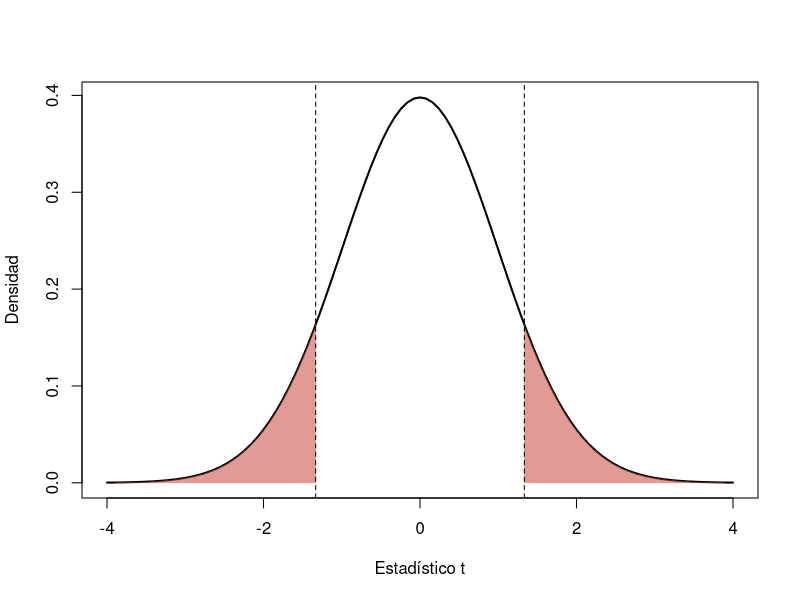
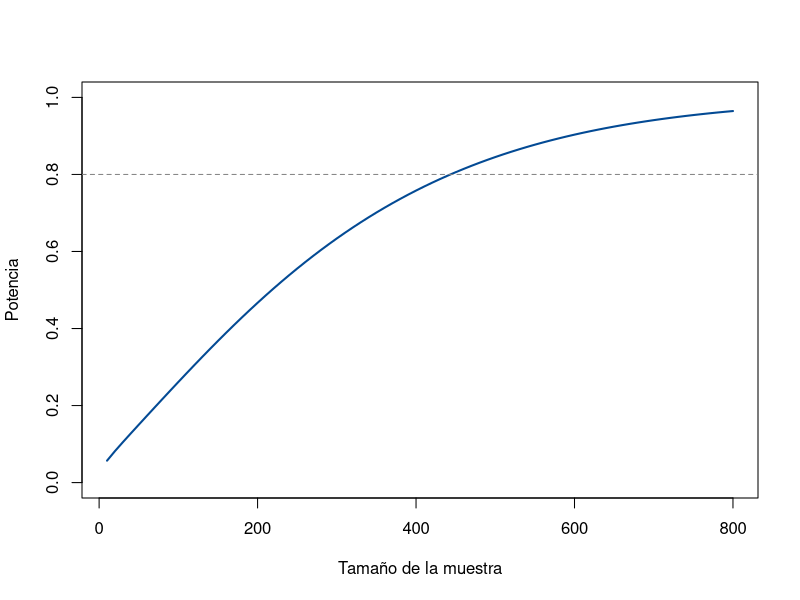

Write R code to recreate these figures, in order.
## ---- chunk 1
knitr::opts_chunk$set(echo = TRUE, message = FALSE, warning = FALSE, comment = NA, collapse = FALSE)
## ---- chunk 2
t_obs <- (7.50 - 7.30) / (1.5 / sqrt(100))
t_obs
2 * (1 - pt(t_obs, df = 99))   # valor p bilateral
## ---- chunk 3
curve(dt(x, df = 99), -4, 4, lwd = 2, xlab = "Estadístico t", ylab = "Densidad")
cola <- seq(t_obs, 4, length.out = 100)
polygon(c(t_obs, cola, 4), c(0, dt(cola, 99), 0), col = adjustcolor("#C0392B", 0.5), border = NA)
polygon(c(-4, -rev(cola), -t_obs), c(0, dt(-rev(cola), 99), 0), col = adjustcolor("#C0392B", 0.5), border = NA)
abline(v = c(-t_obs, t_obs), lty = 2)
## ---- chunk 4
set.seed(2026)
valores_p <- replicate(10000, t.test(rnorm(25, mean = 7.3, sd = 1.5), mu = 7.3)$p.value)
mean(valores_p < 0.05)   # proporción de rechazos cuando H0 es cierta
## ---- chunk 5
power.t.test(n = 100, delta = 0.2, sd = 1.5, type = "one.sample")$power
## ---- chunk 6
power.t.test(delta = 0.2, sd = 1.5, power = 0.80, type = "one.sample")$n
## ---- chunk 7
tamanos <- seq(10, 800, by = 10)
potencia <- sapply(tamanos, function(n) power.t.test(n = n, delta = 0.2, sd = 1.5, type = "one.sample")$power)
plot(tamanos, potencia, type = "l", lwd = 2, col = "#034A94", ylim = c(0, 1),
     xlab = "Tamaño de la muestra", ylab = "Potencia")
abline(h = 0.8, lty = 2, col = "gray50")
## ---- chunk 8
7.50 + c(-1, 1) * qt(0.975, df = 99) * 1.5 / sqrt(100)
## ---- chunk 9
t_400 <- (7.50 - 7.30) / (1.5 / sqrt(400))
c(t = t_400, valor_p = 2 * (1 - pt(t_400, df = 399)))
## ---- chunk 10
set.seed(2026)
p_r3 <- replicate(10000, t.test(rnorm(25, mean = 8.0, sd = 1.5), mu = 7.3)$p.value)
mean(p_r3 < 0.05)
power.t.test(n = 25, delta = 0.7, sd = 1.5, type = "one.sample")$power
